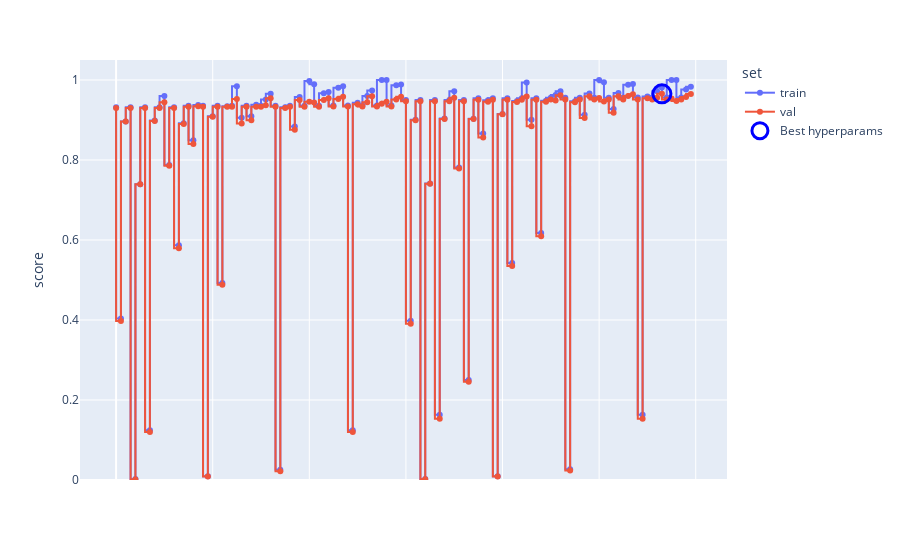

The notebook cell saved with this chart:
### Markdown cell above
# SVM - Kernel Lineare, Poly, RBF

Il classificatore **Support Vector Machine** è un modello di apprendimento supervisionato basato sulla ricerca dell'iperpiano di separazione ottimo in uno spazio vettoriale ad alta dimensionalità.

## 1. Formulazione Matematica (Caso Lineare)

Sia dato un dataset di addestramento $\mathcal T=\{(\mathbf{x}_i,y_i)\}_{i=1}^n$ , dove $\mathbf{x}_i\in\mathbb R^d$ rappresenta il vettore delle feature e $y_i\in\{-1,1\}$ è l'etichetta di classe. L'obiettivo della SVM è individuare un iperpiano definito dall'equazione:
$$\mathbf w^T\mathbf x+b=0$$

che separi le classi massimizzando il **margine** geometrico, ovvero la distanza tra l'iperpiano e i punti più vicini di ogni classe (i vettori di supporto).

Il problema di ottimizzazione per una SVM a margine "soffice" (*Soft-Margin SVM*) è formulato come segue:
$$\min_{\mathbf w,b,\xi}\frac{1}{2}||\mathbf w||^2+C\sum_{i=1}^n\xi_i$$

soggetto ai vincoli:
$$y_i(\mathbf w^T\mathbf x+b)\geq1-\xi_i,\quad\xi_i\geq0$$

Dove:

* $\frac{2}{||\mathbf w||}$ rappresenta l'ampiezza del margine.
* $\xi_i$ sono le **variabili di slack** che permettono la classificazione errata di alcuni punti per gestire dati non perfettamente separabili (rumore).
* $C\gt0$ è il parametro di regolarizzazione che controlla il trade-off tra la massimizzazione del margine e la minimizzazione dell'errore di addestramento.

## 2. Rappresentazione Duale e Kernel Trick

Attraverso l'uso dei moltiplicatori di Lagrange $\alpha_i$, il problema può essere espresso nella sua **forma duale**, che dipende esclusivamente dal prodotto scalare tra i vettori di input:
$$\max_\alpha\sum_{i=1}^n\alpha_i-\frac{1}{2}\sum_{i,j=1}^n\alpha_i\alpha_jy_iy_j(\mathbf{x}_i^T\mathbf x_j)$$

Questa formulazione permette l'applicazione del **Kernel Trick**. Se i dati non sono linearmente separabili nello spazio originale, vengono mappati in uno spazio di Hilbert ad alta dimensionalità $\mathcal H$ tramite una funzione non lineare $\phi(\mathbf x)$. Il prodotto scalare $\phi(\mathbf x_i)^T\phi(\mathbf x_j)$ viene sostituito da una funzione **Kernel** $\mathcal K(\mathbf x_i,\mathbf x_j)$:
$$\mathcal K(\mathbf x_i,\mathbf x_j)=\phi(\mathbf x_i)^T\phi(\mathbf x_j)$$

## 3. Tipologie di Kernel

La scelta della funzione Kernel determina la geometria del confine di decisione (*decision boundary*). Le principali funzioni utilizzate sono:

### A. Kernel Lineare

Utilizzato quando i dati sono già linearmente separabili nello spazio delle feature originale.
$$\mathcal K(\mathbf x,\mathbf z)=\mathbf x^T\mathbf z$$

### B. Kernel Polinomiale

Permette di modellare interazioni tra feature fino al grado $d$.
$$\mathcal K(\mathbf x,\mathbf z)=(\gamma\mathbf x^T\mathbf z+r)^d$$

### C. Radial Basis Function (RBF / Gaussiano)

È il kernel più diffuso e potente per gestire relazioni non lineari complesse. Mappa i dati in uno spazio a dimensionalità infinita.
$$\mathcal K(\mathbf x,\mathbf z)=\exp(-\gamma||\mathbf x-\mathbf z||^2)$$


Il parametro $\gamma$ controlla l'ampiezza della campana gaussiana: valori elevati portano a un adattamento molto stretto ai dati (rischio overfitting).

### Code cell
pipe_svm = Pipeline([
    ('preprocessor',preprocessor),
    ('pca', PCA(n_components=0.95)),
    ('svm', SVC())
])

param_grid_svm = {
    'pca': [PCA(n_components=0.95),'passthrough'],
    'svm__kernel': ['linear','poly', 'rbf'],
    'svm__C': [0.01, 0.1, 1.0, 10.0],
    'svm__gamma': ['scale',0.001,0.01,0.1,'auto'],
    'svm__class_weight': ['balanced']
}

mean_train_scores, mean_test_scores, params, best_svm = iperparametri_ott_pipe(pipe_svm, param_grid_svm, X_train, y_train)
plot_hyperp(mean_train_scores, mean_test_scores, params)

if best_svm.named_steps['pca'] == 'passthrough':
    clf  = best_svm.named_steps['svm']
    print("PCA: NO")
    print(f"Best pipeline\n\tKernel: {clf.kernel}\n\tC: {clf.C}\n\tClass weight: {clf.class_weight}")
    if clf.kernel != 'linear':
        print(f"\tGamma: {clf.gamma}\n")
else:
    print("PCA: SI")
    pca = best_svm.named_steps['pca']
    print(f"PCA components: {pca.n_components_}")
    print(f"Explained variance: {pca.explained_variance_ratio_.sum():.3f}")

### Figure 1 — Plotly figure (JSON) as saved in the notebook; plotly's stock layout.template omitted (floating-point values rounded to 4 significant figures)
{"data": [{"customdata": [["pca: PCA(n_components=0.95), C: 0.01, class_weight: balanced, gamma: scale, kernel: linear"], ["pca: PCA(n_components=0.95), C: 0.01, class_weight: balanced, gamma: scale, kernel: poly"], ["pca: PCA(n_components=0.95), C: 0.01, class_weight: balanced, gamma: scale, kernel: rbf"], ["pca: PCA(n_components=0.95), C: 0.01, class_weight: balanced, gamma: 0.001, kernel: linear"], ["pca: PCA(n_components=0.95), C: 0.01, class_weight: balanced, gamma: 0.001, kernel: poly"], ["pca: PCA(n_components=0.95), C: 0.01, class_weight: balanced, gamma: 0.001, kernel: rbf"], ["pca: PCA(n_components=0.95), C: 0.01, class_weight: balanced, gamma: 0.01, kernel: linear"], ["pca: PCA(n_components=0.95), C: 0.01, class_weight: balanced, gamma: 0.01, kernel: poly"], ["pca: PCA(n_components=0.95), C: 0.01, class_weight: balanced, gamma: 0.01, kernel: rbf"], ["pca: PCA(n_components=0.95), C: 0.01, class_weight: balanced, gamma: 0.1, kernel: linear"], ["pca: PCA(n_components=0.95), C: 0.01, class_weight: balanced, gamma: 0.1, kernel: poly"], ["pca: PCA(n_components=0.95), C: 0.01, class_weight: balanced, gamma: 0.1, kernel: rbf"], ["pca: PCA(n_components=0.95), C: 0.01, class_weight: balanced, gamma: auto, kernel: linear"], ["pca: PCA(n_components=0.95), C: 0.01, class_weight: balanced, gamma: auto, kernel: poly"], ["pca: PCA(n_components=0.95), C: 0.01, class_weight: balanced, gamma: auto, kernel: rbf"], ["pca: PCA(n_components=0.95), C: 0.1, class_weight: balanced, gamma: scale, kernel: linear"], ["pca: PCA(n_components=0.95), C: 0.1, class_weight: balanced, gamma: scale, kernel: poly"], ["pca: PCA(n_components=0.95), C: 0.1, class_weight: balanced, gamma: scale, kernel: rbf"], ["pca: PCA(n_components=0.95), C: 0.1, class_weight: balanced, gamma: 0.001, kernel: linear"], ["pca: PCA(n_components=0.95), C: 0.1, class_weight: balanced, gamma: 0.001, kernel: poly"], ["pca: PCA(n_components=0.95), C: 0.1, class_weight: balanced, gamma: 0.001, kernel: rbf"], ["pca: PCA(n_components=0.95), C: 0.1, class_weight: balanced, gamma: 0.01, kernel: linear"], ["pca: PCA(n_components=0.95), C: 0.1, class_weight: balanced, gamma: 0.01, kernel: poly"], ["pca: PCA(n_components=0.95), C: 0.1, class_weight: balanced, gamma: 0.01, kernel: rbf"], ["pca: PCA(n_components=0.95), C: 0.1, class_weight: balanced, gamma: 0.1, kernel: linear"], ["pca: PCA(n_components=0.95), C: 0.1, class_weight: balanced, gamma: 0.1, kernel: poly"], ["pca: PCA(n_components=0.95), C: 0.1, class_weight: balanced, gamma: 0.1, kernel: rbf"], ["pca: PCA(n_components=0.95), C: 0.1, class_weight: balanced, gamma: auto, kernel: linear"], ["pca: PCA(n_components=0.95), C: 0.1, class_weight: balanced, gamma: auto, kernel: poly"], ["pca: PCA(n_components=0.95), C: 0.1, class_weight: balanced, gamma: auto, kernel: rbf"], ["pca: PCA(n_components=0.95), C: 1.0, class_weight: balanced, gamma: scale, kernel: linear"], ["pca: PCA(n_components=0.95), C: 1.0, class_weight: balanced, gamma: scale, kernel: poly"], ["pca: PCA(n_components=0.95), C: 1.0, class_weight: balanced, gamma: scale, kernel: rbf"], ["pca: PCA(n_components=0.95), C: 1.0, class_weight: balanced, gamma: 0.001, kernel: linear"], ["pca: PCA(n_components=0.95), C: 1.0, class_weight: balanced, gamma: 0.001, kernel: poly"], ["pca: PCA(n_components=0.95), C: 1.0, class_weight: balanced, gamma: 0.001, kernel: rbf"], ["pca: PCA(n_components=0.95), C: 1.0, class_weight: balanced, gamma: 0.01, kernel: linear"], ["pca: PCA(n_components=0.95), C: 1.0, class_weight: balanced, gamma: 0.01, kernel: poly"], ["pca: PCA(n_components=0.95), C: 1.0, class_weight: balanced, gamma: 0.01, kernel: rbf"], ["pca: PCA(n_components=0.95), C: 1.0, class_weight: balanced, gamma: 0.1, kernel: linear"], ["pca: PCA(n_components=0.95), C: 1.0, class_weight: balanced, gamma: 0.1, kernel: poly"], ["pca: PCA(n_components=0.95), C: 1.0, class_weight: balanced, gamma: 0.1, kernel: rbf"], ["pca: PCA(n_components=0.95), C: 1.0, class_weight: balanced, gamma: auto, kernel: linear"], ["pca: PCA(n_components=0.95), C: 1.0, class_weight: balanced, gamma: auto, kernel: poly"], ["pca: PCA(n_components=0.95), C: 1.0, class_weight: balanced, gamma: auto, kernel: rbf"], ["pca: PCA(n_components=0.95), C: 10.0, class_weight: balanced, gamma: scale, kernel: linear"], ["pca: PCA(n_components=0.95), C: 10.0, class_weight: balanced, gamma: scale, kernel: poly"], ["pca: PCA(n_components=0.95), C: 10.0, class_weight: balanced, gamma: scale, kernel: rbf"], ["pca: PCA(n_components=0.95), C: 10.0, class_weight: balanced, gamma: 0.001, kernel: linear"], ["pca: PCA(n_components=0.95), C: 10.0, class_weight: balanced, gamma: 0.001, kernel: poly"], ["pca: PCA(n_components=0.95), C: 10.0, class_weight: balanced, gamma: 0.001, kernel: rbf"], ["pca: PCA(n_components=0.95), C: 10.0, class_weight: balanced, gamma: 0.01, kernel: linear"], ["pca: PCA(n_components=0.95), C: 10.0, class_weight: balanced, gamma: 0.01, kernel: poly"], ["pca: PCA(n_components=0.95), C: 10.0, class_weight: balanced, gamma: 0.01, kernel: rbf"], ["pca: PCA(n_components=0.95), C: 10.0, class_weight: balanced, gamma: 0.1, kernel: linear"], ["pca: PCA(n_components=0.95), C: 10.0, class_weight: balanced, gamma: 0.1, kernel: poly"], ["pca: PCA(n_components=0.95), C: 10.0, class_weight: balanced, gamma: 0.1, kernel: rbf"], ["pca: PCA(n_components=0.95), C: 10.0, class_weight: balanced, gamma: auto, kernel: linear"], ["pca: PCA(n_components=0.95), C: 10.0, class_weight: balanced, gamma: auto, kernel: poly"], ["pca: PCA(n_components=0.95), C: 10.0, class_weight: balanced, gamma: auto, kernel: rbf"], ["pca: passthrough, C: 0.01, class_weight: balanced, gamma: scale, kernel: linear"], ["pca: passthrough, C: 0.01, class_weight: balanced, gamma: scale, kernel: poly"], ["pca: passthrough, C: 0.01, class_weight: balanced, gamma: scale, kernel: rbf"], ["pca: passthrough, C: 0.01, class_weight: balanced, gamma: 0.001, kernel: linear"], ["pca: passthrough, C: 0.01, class_weight: balanced, gamma: 0.001, kernel: poly"], ["pca: passthrough, C: 0.01, class_weight: balanced, gamma: 0.001, kernel: rbf"], ["pca: passthrough, C: 0.01, class_weight: balanced, gamma: 0.01, kernel: linear"], ["pca: passthrough, C: 0.01, class_weight: balanced, gamma: 0.01, kernel: poly"], ["pca: passthrough, C: 0.01, class_weight: balanced, gamma: 0.01, kernel: rbf"], ["pca: passthrough, C: 0.01, class_weight: balanced, gamma: 0.1, kernel: linear"], ["pca: passthrough, C: 0.01, class_weight: balanced, gamma: 0.1, kernel: poly"], ["pca: passthrough, C: 0.01, class_weight: balanced, gamma: 0.1, kernel: rbf"], ["pca: passthrough, C: 0.01, class_weight: balanced, gamma: auto, kernel: linear"], ["pca: passthrough, C: 0.01, class_weight: balanced, gamma: auto, kernel: poly"], ["pca: passthrough, C: 0.01, class_weight: balanced, gamma: auto, kernel: rbf"], ["pca: passthrough, C: 0.1, class_weight: balanced, gamma: scale, kernel: linear"], ["pca: passthrough, C: 0.1, class_weight: balanced, gamma: scale, kernel: poly"], ["pca: passthrough, C: 0.1, class_weight: balanced, gamma: scale, kernel: rbf"], ["pca: passthrough, C: 0.1, class_weight: balanced, gamma: 0.001, kernel: linear"], ["pca: passthrough, C: 0.1, class_weight: balanced, gamma: 0.001, kernel: poly"], ["pca: passthrough, C: 0.1, class_weight: balanced, gamma: 0.001, kernel: rbf"], ["pca: passthrough, C: 0.1, class_weight: balanced, gamma: 0.01, kernel: linear"], ["pca: passthrough, C: 0.1, class_weight: balanced, gamma: 0.01, kernel: poly"], ["pca: passthrough, C: 0.1, class_weight: balanced, gamma: 0.01, kernel: rbf"], ["pca: passthrough, C: 0.1, class_weight: balanced, gamma: 0.1, kernel: linear"], ["pca: passthrough, C: 0.1, class_weight: balanced, gamma: 0.1, kernel: poly"], ["pca: passthrough, C: 0.1, class_weight: balanced, gamma: 0.1, kernel: rbf"], ["pca: passthrough, C: 0.1, class_weight: balanced, gamma: auto, kernel: linear"], ["pca: passthrough, C: 0.1, class_weight: balanced, gamma: auto, kernel: poly"], ["pca: passthrough, C: 0.1, class_weight: balanced, gamma: auto, kernel: rbf"], ["pca: passthrough, C: 1.0, class_weight: balanced, gamma: scale, kernel: linear"], ["pca: passthrough, C: 1.0, class_weight: balanced, gamma: scale, kernel: poly"], ["pca: passthrough, C: 1.0, class_weight: balanced, gamma: scale, kernel: rbf"], ["pca: passthrough, C: 1.0, class_weight: balanced, gamma: 0.001, kernel: linear"], ["pca: passthrough, C: 1.0, class_weight: balanced, gamma: 0.001, kernel: poly"], ["pca: passthrough, C: 1.0, class_weight: balanced, gamma: 0.001, kernel: rbf"], ["pca: passthrough, C: 1.0, class_weight: balanced, gamma: 0.01, kernel: linear"], ["pca: passthrough, C: 1.0, class_weight: balanced, gamma: 0.01, kernel: poly"], ["pca: passthrough, C: 1.0, class_weight: balanced, gamma: 0.01, kernel: rbf"], ["pca: passthrough, C: 1.0, class_weight: balanced, gamma: 0.1, kernel: linear"], ["pca: passthrough, C: 1.0, class_weight: balanced, gamma: 0.1, kernel: poly"], ["pca: passthrough, C: 1.0, class_weight: balanced, gamma: 0.1, kernel: rbf"], ["pca: passthrough, C: 1.0, class_weight: balanced, gamma: auto, kernel: linear"], ["pca: passthrough, C: 1.0, class_weight: balanced, gamma: auto, kernel: poly"], ["pca: passthrough, C: 1.0, class_weight: balanced, gamma: auto, kernel: rbf"], ["pca: passthrough, C: 10.0, class_weight: balanced, gamma: scale, kernel: linear"], ["pca: passthrough, C: 10.0, class_weight: balanced, gamma: scale, kernel: poly"], ["pca: passthrough, C: 10.0, class_weight: balanced, gamma: scale, kernel: rbf"], ["pca: passthrough, C: 10.0, class_weight: balanced, gamma: 0.001, kernel: linear"], ["pca: passthrough, C: 10.0, class_weight: balanced, gamma: 0.001, kernel: poly"], ["pca: passthrough, C: 10.0, class_weight: balanced, gamma: 0.001, kernel: rbf"], ["pca: passthrough, C: 10.0, class_weight: balanced, gamma: 0.01, kernel: linear"], ["pca: passthrough, C: 10.0, class_weight: balanced, gamma: 0.01, kernel: poly"], ["pca: passthrough, C: 10.0, class_weight: balanced, gamma: 0.01, kernel: rbf"], ["pca: passthrough, C: 10.0, class_weight: balanced, gamma: 0.1, kernel: linear"], ["pca: passthrough, C: 10.0, class_weight: balanced, gamma: 0.1, kernel: poly"], ["pca: passthrough, C: 10.0, class_weight: balanced, gamma: 0.1, kernel: rbf"], ["pca: passthrough, C: 10.0, class_weight: balanced, gamma: auto, kernel: linear"], ["pca: passthrough, C: 10.0, class_weight: balanced, gamma: auto, kernel: poly"], ["pca: passthrough, C: 10.0, class_weight: balanced, gamma: auto, kernel: rbf"]], "hovertemplate": "set=train<br>score=%{y}<br>hyperparams=%{customdata[0]}<extra></extra>", "legendgroup": "train", "line": {"color": "#636efa", "dash": "solid", "shape": "vh"}, "marker": {"symbol": "circle"}, "mode": "markers+lines", "name": "train", "orientation": "v", "showlegend": true, "type": "scatter", "x": [0, 1, 2, 3, 4, 5, 6, 7, 8, 9, 10, 11, 12, 13, 14, 15, 16, 17, 18, 19, 20, 21, 22, 23, 24, 25, 26, 27, 28, 29, 30, 31, 32, 33, 34, 35, 36, 37, 38, 39, 40, 41, 42, 43, 44, 45, 46, 47, 48, 49, 50, 51, 52, 53, 54, 55, 56, 57, 58, 59, 60, 61, 62, 63, 64, 65, 66, 67, 68, 69, 70, 71, 72, 73, 74, 75, 76, 77, 78, 79, 80, 81, 82, 83, 84, 85, 86, 87, 88, 89, 90, 91, 92, 93, 94, 95, 96, 97, 98, 99, 100, 101, 102, 103, 104, 105, 106, 107, 108, 109, 110, 111, 112, 113, 114, 115, 116, 117, 118, 119], "xaxis": "x", "y": [0.9317, 0.4041, 0.8963, 0.9317, 0.002293, 0.7397, 0.9317, 0.1245, 0.8986, 0.9317, 0.9598, 0.7872, 0.9317, 0.5866, 0.8921, 0.9354, 0.8494, 0.9378, 0.9354, 0.009469, 0.9092, 0.9354, 0.4926, 0.9345, 0.9354, 0.9841, 0.9058, 0.9354, 0.9091, 0.9378, 0.9356, 0.951, 0.9659, 0.9356, 0.02537, 0.9322, 0.9356, 0.8839, 0.9578, 0.9356, 0.9978, 0.9894, 0.9356, 0.9667, 0.9699, 0.9362, 0.9805, 0.9841, 0.9362, 0.1245, 0.9429, 0.9362, 0.9598, 0.9739, 0.9362, 1.0, 1.0, 0.9362, 0.9872, 0.9889, 0.9498, 0.398, 0.9005, 0.9498, 0.002403, 0.7413, 0.9498, 0.1632, 0.9036, 0.9498, 0.9721, 0.7812, 0.9498, 0.2501, 0.9034, 0.9547, 0.8661, 0.9495, 0.9547, 0.009469, 0.9152, 0.9547, 0.5424, 0.9476, 0.9547, 0.9938, 0.9006, 0.9547, 0.6177, 0.9483, 0.9555, 0.9622, 0.9722, 0.9555, 0.02675, 0.9466, 0.9555, 0.913, 0.966, 0.9555, 0.9998, 0.9944, 0.9555, 0.9277, 0.9672, 0.956, 0.9884, 0.9902, 0.956, 0.1632, 0.9585, 0.956, 0.9721, 0.9814, 0.956, 1.0, 1.0, 0.956, 0.9759, 0.9829], "yaxis": "y"}, {"customdata": [["pca: PCA(n_components=0.95), C: 0.01, class_weight: balanced, gamma: scale, kernel: linear"], ["pca: PCA(n_components=0.95), C: 0.01, class_weight: balanced, gamma: scale, kernel: poly"], ["pca: PCA(n_components=0.95), C: 0.01, class_weight: balanced, gamma: scale, kernel: rbf"], ["pca: PCA(n_components=0.95), C: 0.01, class_weight: balanced, gamma: 0.001, kernel: linear"], ["pca: PCA(n_components=0.95), C: 0.01, class_weight: balanced, gamma: 0.001, kernel: poly"], ["pca: PCA(n_components=0.95), C: 0.01, class_weight: balanced, gamma: 0.001, kernel: rbf"], ["pca: PCA(n_components=0.95), C: 0.01, class_weight: balanced, gamma: 0.01, kernel: linear"], ["pca: PCA(n_components=0.95), C: 0.01, class_weight: balanced, gamma: 0.01, kernel: poly"], ["pca: PCA(n_components=0.95), C: 0.01, class_weight: balanced, gamma: 0.01, kernel: rbf"], ["pca: PCA(n_components=0.95), C: 0.01, class_weight: balanced, gamma: 0.1, kernel: linear"], ["pca: PCA(n_components=0.95), C: 0.01, class_weight: balanced, gamma: 0.1, kernel: poly"], ["pca: PCA(n_components=0.95), C: 0.01, class_weight: balanced, gamma: 0.1, kernel: rbf"], ["pca: PCA(n_components=0.95), C: 0.01, class_weight: balanced, gamma: auto, kernel: linear"], ["pca: PCA(n_components=0.95), C: 0.01, class_weight: balanced, gamma: auto, kernel: poly"], ["pca: PCA(n_components=0.95), C: 0.01, class_weight: balanced, gamma: auto, kernel: rbf"], ["pca: PCA(n_components=0.95), C: 0.1, class_weight: balanced, gamma: scale, kernel: linear"], ["pca: PCA(n_components=0.95), C: 0.1, class_weight: balanced, gamma: scale, kernel: poly"], ["pca: PCA(n_components=0.95), C: 0.1, class_weight: balanced, gamma: scale, kernel: rbf"], ["pca: PCA(n_components=0.95), C: 0.1, class_weight: balanced, gamma: 0.001, kernel: linear"], ["pca: PCA(n_components=0.95), C: 0.1, class_weight: balanced, gamma: 0.001, kernel: poly"], ["pca: PCA(n_components=0.95), C: 0.1, class_weight: balanced, gamma: 0.001, kernel: rbf"], ["pca: PCA(n_components=0.95), C: 0.1, class_weight: balanced, gamma: 0.01, kernel: linear"], ["pca: PCA(n_components=0.95), C: 0.1, class_weight: balanced, gamma: 0.01, kernel: poly"], ["pca: PCA(n_components=0.95), C: 0.1, class_weight: balanced, gamma: 0.01, kernel: rbf"], ["pca: PCA(n_components=0.95), C: 0.1, class_weight: balanced, gamma: 0.1, kernel: linear"], ["pca: PCA(n_components=0.95), C: 0.1, class_weight: balanced, gamma: 0.1, kernel: poly"], ["pca: PCA(n_components=0.95), C: 0.1, class_weight: balanced, gamma: 0.1, kernel: rbf"], ["pca: PCA(n_components=0.95), C: 0.1, class_weight: balanced, gamma: auto, kernel: linear"], ["pca: PCA(n_components=0.95), C: 0.1, class_weight: balanced, gamma: auto, kernel: poly"], ["pca: PCA(n_components=0.95), C: 0.1, class_weight: balanced, gamma: auto, kernel: rbf"], ["pca: PCA(n_components=0.95), C: 1.0, class_weight: balanced, gamma: scale, kernel: linear"], ["pca: PCA(n_components=0.95), C: 1.0, class_weight: balanced, gamma: scale, kernel: poly"], ["pca: PCA(n_components=0.95), C: 1.0, class_weight: balanced, gamma: scale, kernel: rbf"], ["pca: PCA(n_components=0.95), C: 1.0, class_weight: balanced, gamma: 0.001, kernel: linear"], ["pca: PCA(n_components=0.95), C: 1.0, class_weight: balanced, gamma: 0.001, kernel: poly"], ["pca: PCA(n_components=0.95), C: 1.0, class_weight: balanced, gamma: 0.001, kernel: rbf"], ["pca: PCA(n_components=0.95), C: 1.0, class_weight: balanced, gamma: 0.01, kernel: linear"], ["pca: PCA(n_components=0.95), C: 1.0, class_weight: balanced, gamma: 0.01, kernel: poly"], ["pca: PCA(n_components=0.95), C: 1.0, class_weight: balanced, gamma: 0.01, kernel: rbf"], ["pca: PCA(n_components=0.95), C: 1.0, class_weight: balanced, gamma: 0.1, kernel: linear"], ["pca: PCA(n_components=0.95), C: 1.0, class_weight: balanced, gamma: 0.1, kernel: poly"], ["pca: PCA(n_components=0.95), C: 1.0, class_weight: balanced, gamma: 0.1, kernel: rbf"], ["pca: PCA(n_components=0.95), C: 1.0, class_weight: balanced, gamma: auto, kernel: linear"], ["pca: PCA(n_components=0.95), C: 1.0, class_weight: balanced, gamma: auto, kernel: poly"], ["pca: PCA(n_components=0.95), C: 1.0, class_weight: balanced, gamma: auto, kernel: rbf"], ["pca: PCA(n_components=0.95), C: 10.0, class_weight: balanced, gamma: scale, kernel: linear"], ["pca: PCA(n_components=0.95), C: 10.0, class_weight: balanced, gamma: scale, kernel: poly"], ["pca: PCA(n_components=0.95), C: 10.0, class_weight: balanced, gamma: scale, kernel: rbf"], ["pca: PCA(n_components=0.95), C: 10.0, class_weight: balanced, gamma: 0.001, kernel: linear"], ["pca: PCA(n_components=0.95), C: 10.0, class_weight: balanced, gamma: 0.001, kernel: poly"], ["pca: PCA(n_components=0.95), C: 10.0, class_weight: balanced, gamma: 0.001, kernel: rbf"], ["pca: PCA(n_components=0.95), C: 10.0, class_weight: balanced, gamma: 0.01, kernel: linear"], ["pca: PCA(n_components=0.95), C: 10.0, class_weight: balanced, gamma: 0.01, kernel: poly"], ["pca: PCA(n_components=0.95), C: 10.0, class_weight: balanced, gamma: 0.01, kernel: rbf"], ["pca: PCA(n_components=0.95), C: 10.0, class_weight: balanced, gamma: 0.1, kernel: linear"], ["pca: PCA(n_components=0.95), C: 10.0, class_weight: balanced, gamma: 0.1, kernel: poly"], ["pca: PCA(n_components=0.95), C: 10.0, class_weight: balanced, gamma: 0.1, kernel: rbf"], ["pca: PCA(n_components=0.95), C: 10.0, class_weight: balanced, gamma: auto, kernel: linear"], ["pca: PCA(n_components=0.95), C: 10.0, class_weight: balanced, gamma: auto, kernel: poly"], ["pca: PCA(n_components=0.95), C: 10.0, class_weight: balanced, gamma: auto, kernel: rbf"], ["pca: passthrough, C: 0.01, class_weight: balanced, gamma: scale, kernel: linear"], ["pca: passthrough, C: 0.01, class_weight: balanced, gamma: scale, kernel: poly"], ["pca: passthrough, C: 0.01, class_weight: balanced, gamma: scale, kernel: rbf"], ["pca: passthrough, C: 0.01, class_weight: balanced, gamma: 0.001, kernel: linear"], ["pca: passthrough, C: 0.01, class_weight: balanced, gamma: 0.001, kernel: poly"], ["pca: passthrough, C: 0.01, class_weight: balanced, gamma: 0.001, kernel: rbf"], ["pca: passthrough, C: 0.01, class_weight: balanced, gamma: 0.01, kernel: linear"], ["pca: passthrough, C: 0.01, class_weight: balanced, gamma: 0.01, kernel: poly"], ["pca: passthrough, C: 0.01, class_weight: balanced, gamma: 0.01, kernel: rbf"], ["pca: passthrough, C: 0.01, class_weight: balanced, gamma: 0.1, kernel: linear"], ["pca: passthrough, C: 0.01, class_weight: balanced, gamma: 0.1, kernel: poly"], ["pca: passthrough, C: 0.01, class_weight: balanced, gamma: 0.1, kernel: rbf"], ["pca: passthrough, C: 0.01, class_weight: balanced, gamma: auto, kernel: linear"], ["pca: passthrough, C: 0.01, class_weight: balanced, gamma: auto, kernel: poly"], ["pca: passthrough, C: 0.01, class_weight: balanced, gamma: auto, kernel: rbf"], ["pca: passthrough, C: 0.1, class_weight: balanced, gamma: scale, kernel: linear"], ["pca: passthrough, C: 0.1, class_weight: balanced, gamma: scale, kernel: poly"], ["pca: passthrough, C: 0.1, class_weight: balanced, gamma: scale, kernel: rbf"], ["pca: passthrough, C: 0.1, class_weight: balanced, gamma: 0.001, kernel: linear"], ["pca: passthrough, C: 0.1, class_weight: balanced, gamma: 0.001, kernel: poly"], ["pca: passthrough, C: 0.1, class_weight: balanced, gamma: 0.001, kernel: rbf"], ["pca: passthrough, C: 0.1, class_weight: balanced, gamma: 0.01, kernel: linear"], ["pca: passthrough, C: 0.1, class_weight: balanced, gamma: 0.01, kernel: poly"], ["pca: passthrough, C: 0.1, class_weight: balanced, gamma: 0.01, kernel: rbf"], ["pca: passthrough, C: 0.1, class_weight: balanced, gamma: 0.1, kernel: linear"], ["pca: passthrough, C: 0.1, class_weight: balanced, gamma: 0.1, kernel: poly"], ["pca: passthrough, C: 0.1, class_weight: balanced, gamma: 0.1, kernel: rbf"], ["pca: passthrough, C: 0.1, class_weight: balanced, gamma: auto, kernel: linear"], ["pca: passthrough, C: 0.1, class_weight: balanced, gamma: auto, kernel: poly"], ["pca: passthrough, C: 0.1, class_weight: balanced, gamma: auto, kernel: rbf"], ["pca: passthrough, C: 1.0, class_weight: balanced, gamma: scale, kernel: linear"], ["pca: passthrough, C: 1.0, class_weight: balanced, gamma: scale, kernel: poly"], ["pca: passthrough, C: 1.0, class_weight: balanced, gamma: scale, kernel: rbf"], ["pca: passthrough, C: 1.0, class_weight: balanced, gamma: 0.001, kernel: linear"], ["pca: passthrough, C: 1.0, class_weight: balanced, gamma: 0.001, kernel: poly"], ["pca: passthrough, C: 1.0, class_weight: balanced, gamma: 0.001, kernel: rbf"], ["pca: passthrough, C: 1.0, class_weight: balanced, gamma: 0.01, kernel: linear"], ["pca: passthrough, C: 1.0, class_weight: balanced, gamma: 0.01, kernel: poly"], ["pca: passthrough, C: 1.0, class_weight: balanced, gamma: 0.01, kernel: rbf"], ["pca: passthrough, C: 1.0, class_weight: balanced, gamma: 0.1, kernel: linear"], ["pca: passthrough, C: 1.0, class_weight: balanced, gamma: 0.1, kernel: poly"], ["pca: passthrough, C: 1.0, class_weight: balanced, gamma: 0.1, kernel: rbf"], ["pca: passthrough, C: 1.0, class_weight: balanced, gamma: auto, kernel: linear"], ["pca: passthrough, C: 1.0, class_weight: balanced, gamma: auto, kernel: poly"], ["pca: passthrough, C: 1.0, class_weight: balanced, gamma: auto, kernel: rbf"], ["pca: passthrough, C: 10.0, class_weight: balanced, gamma: scale, kernel: linear"], ["pca: passthrough, C: 10.0, class_weight: balanced, gamma: scale, kernel: poly"], ["pca: passthrough, C: 10.0, class_weight: balanced, gamma: scale, kernel: rbf"], ["pca: passthrough, C: 10.0, class_weight: balanced, gamma: 0.001, kernel: linear"], ["pca: passthrough, C: 10.0, class_weight: balanced, gamma: 0.001, kernel: poly"], ["pca: passthrough, C: 10.0, class_weight: balanced, gamma: 0.001, kernel: rbf"], ["pca: passthrough, C: 10.0, class_weight: balanced, gamma: 0.01, kernel: linear"], ["pca: passthrough, C: 10.0, class_weight: balanced, gamma: 0.01, kernel: poly"], ["pca: passthrough, C: 10.0, class_weight: balanced, gamma: 0.01, kernel: rbf"], ["pca: passthrough, C: 10.0, class_weight: balanced, gamma: 0.1, kernel: linear"], ["pca: passthrough, C: 10.0, class_weight: balanced, gamma: 0.1, kernel: poly"], ["pca: passthrough, C: 10.0, class_weight: balanced, gamma: 0.1, kernel: rbf"], ["pca: passthrough, C: 10.0, class_weight: balanced, gamma: auto, kernel: linear"], ["pca: passthrough, C: 10.0, class_weight: balanced, gamma: auto, kernel: poly"], ["pca: passthrough, C: 10.0, class_weight: balanced, gamma: auto, kernel: rbf"]], "hovertemplate": "set=val<br>score=%{y}<br>hyperparams=%{customdata[0]}<extra></extra>", "legendgroup": "val", "line": {"color": "#EF553B", "dash": "solid", "shape": "vh"}, "marker": {"symbol": "circle"}, "mode": "markers+lines", "name": "val", "orientation": "v", "showlegend": true, "type": "scatter", "x": [0, 1, 2, 3, 4, 5, 6, 7, 8, 9, 10, 11, 12, 13, 14, 15, 16, 17, 18, 19, 20, 21, 22, 23, 24, 25, 26, 27, 28, 29, 30, 31, 32, 33, 34, 35, 36, 37, 38, 39, 40, 41, 42, 43, 44, 45, 46, 47, 48, 49, 50, 51, 52, 53, 54, 55, 56, 57, 58, 59, 60, 61, 62, 63, 64, 65, 66, 67, 68, 69, 70, 71, 72, 73, 74, 75, 76, 77, 78, 79, 80, 81, 82, 83, 84, 85, 86, 87, 88, 89, 90, 91, 92, 93, 94, 95, 96, 97, 98, 99, 100, 101, 102, 103, 104, 105, 106, 107, 108, 109, 110, 111, 112, 113, 114, 115, 116, 117, 118, 119], "xaxis": "x", "y": [0.9297, 0.3976, 0.8962, 0.9297, 0.001311, 0.7392, 0.9297, 0.12, 0.8975, 0.9297, 0.9447, 0.7857, 0.9297, 0.5791, 0.89, 0.933, 0.84, 0.9342, 0.933, 0.008704, 0.9084, 0.933, 0.4881, 0.9332, 0.933, 0.9528, 0.8909, 0.933, 0.8997, 0.9333, 0.9334, 0.9367, 0.9545, 0.9334, 0.02203, 0.9297, 0.9334, 0.8753, 0.9502, 0.9334, 0.9453, 0.9437, 0.9334, 0.9497, 0.9545, 0.9335, 0.9524, 0.9581, 0.9335, 0.12, 0.9396, 0.9335, 0.9447, 0.9591, 0.9335, 0.9407, 0.9456, 0.9335, 0.9513, 0.9582, 0.9467, 0.3908, 0.8995, 0.9467, 0.001747, 0.7407, 0.9467, 0.153, 0.9023, 0.9467, 0.9559, 0.779, 0.9467, 0.2453, 0.9025, 0.9506, 0.8561, 0.9457, 0.9506, 0.008704, 0.9146, 0.9506, 0.5351, 0.945, 0.9506, 0.9589, 0.8843, 0.9506, 0.6096, 0.9453, 0.9512, 0.9488, 0.9621, 0.9512, 0.02374, 0.9441, 0.9512, 0.9053, 0.9596, 0.9512, 0.9547, 0.9464, 0.9512, 0.9181, 0.9594, 0.9513, 0.9598, 0.9643, 0.9513, 0.153, 0.9546, 0.9513, 0.9559, 0.9653, 0.9513, 0.9535, 0.9477, 0.9513, 0.9578, 0.9649], "yaxis": "y"}, {"marker": {"color": "blue", "line": {"color": "blue", "width": 3}, "size": 18, "symbol": "circle-open"}, "mode": "markers", "name": "Best hyperparams", "type": "scatter", "x": [113], "y": [0.9653]}], "layout": {"legend": {"title": {"text": "set"}, "tracegroupgap": 0}, "margin": {"t": 60}, "xaxis": {"anchor": "y", "domain": [0, 1], "showticklabels": false, "title": {"text": ""}}, "yaxis": {"anchor": "x", "domain": [0, 1], "range": [0, 1.05], "title": {"text": "score"}}}}
